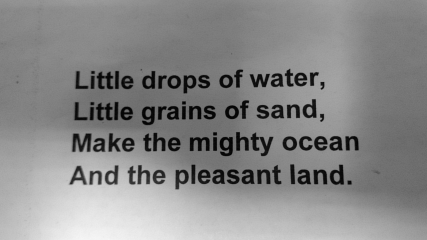
#> input picture Task 5/images/01.tif, 427 x 240 px; its folder holds only this picture in this run
$ jupyter execute Task5.ipynb
#> lines starting #> are read from the running program, lines starting #| are printed output that depends on the picture; long printed decimals are rounded
[cell 1]
import os
import cv2 as cv
import numpy as np
from time import time
import matplotlib.pyplot as plt

[cell 2]
images = []
for file in os.listdir("images"):
    image = cv.imread("images/" + file)
#> image is the input picture: shape (240, 427, 3); min 1, max 246, mean 136.7
    images.append(image)

[cell 3]
def get_harris_corners(img):
    gray = cv.cvtColor(img,cv.COLOR_BGR2GRAY)
    gray = np.float32(gray)
    dst = cv.cornerHarris(gray,2,3,0.2)
    dst = cv.dilate(dst,None)
    kps = (dst > 0.01 * dst.max()).nonzero()
    return np.transpose(dst[kps]), len(np.transpose(kps))

def get_sift_features(img):
    descriptor = cv.SIFT_create()
    (kps, features) = descriptor.detectAndCompute(img, None)
    return features, len(kps)

def get_orb_features(img):
    descriptor = cv.ORB_create()
    (kps, features) = descriptor.detectAndCompute(img, None)
    return features, len(kps)

[cell 4]
def get_images_features(images, method):
    images_features = []
    all_kps_len = 0
    for img in images:
        features, kps_len = method(img)
        images_features.append(features)
        all_kps_len += kps_len
#> this loop made 1 pass
#> pass 1, in get_harris_corners, `dst = cv.cornerHarris(gray,2,3,0.2)`:
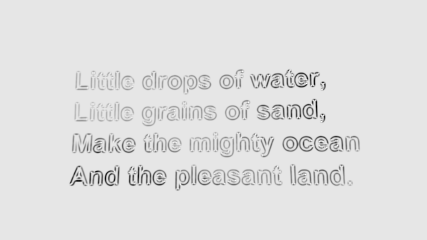
#> dst: shape (240, 427) float32; min -54200520, max 5789414, mean -1285789.8; drawn with min black and max white
#> pass 1, in get_harris_corners, `dst = cv.dilate(dst,None)`:
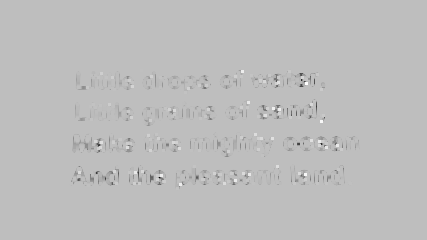
#> dst: shape (240, 427) float32; min -17149224, max 5789414, mean -88185.7; drawn with min black and max white
#> after the loop, all_kps_len = 1521; images_features = 1 item
    return images_features, all_kps_len

[cell 5]
t1 = time()
harris_features, kps_len = get_images_features(images, get_harris_corners)
#> harris_features = 1 item; kps_len = 1521
t2 = time()
print(f'Среднее время Harris: {np.round((t2 - t1) / kps_len * 1000, 6)} мсек/точка')
#| Среднее время Harris: 0.01025 мсек/точка

[cell 6]
t1 = time()
sift_features, kps_len = get_images_features(images, get_sift_features)
#> the loop in get_images_features (call 2), `for img in images:` made 1 pass
#> (kps_len, all_kps_len) on pass 1: (614, 614)
#> sift_features = 1 item; kps_len = 614
t2 = time()
print(f'Среднее время SIFT: {np.round((t2 - t1) / kps_len * 1000, 6)} мсек/точка')
#| Среднее время SIFT: 0.05732 мсек/точка

[cell 7]
t1 = time()
orb_features, kps_len = get_images_features(images, get_orb_features)
#> orb_features = 1 item; kps_len = 478
t2 = time()
print(f'Среднее время ORB: {np.round((t2 - t1) / kps_len * 1000, 6)} мсек/точка')
#| Среднее время ORB: 0.00621 мсек/точка

[cell 8]
def get_repeatability(features, norm=cv.NORM_L2):
#> called with norm = 4
    bruteforce = cv.BFMatcher(norm, crossCheck=True)
    repeatabilities = []
    for i, features1 in enumerate(features):
        repeats_count = np.zeros(len(features1))
        for j, features2 in enumerate(features):
            if i != j:
                matches = bruteforce.match(features1, features2)
                for match in matches:
                    repeats_count[match.queryIdx] += 1
        repeatability = (repeats_count / (len(features) - 1)).mean()
        repeatabilities.append(repeatability)
#> this loop made 1 pass
#> repeatability on pass 1: nan
#> after the loop, repeatabilities = [nan]
    return repeatabilities

[cell 9]
harris_repeatabilities = get_repeatability(harris_features)
#> harris_repeatabilities = [nan]
sift_repeatabilities = get_repeatability(sift_features)
#> the loop in get_repeatability (call 2), `for i, features1 in enumerate(features):` made 1 pass
#> sift_repeatabilities = [nan]
orb_repeatabilities = get_repeatability(orb_features, cv.NORM_HAMMING)
#> orb_repeatabilities = [nan]

[cell 10]
plt.figure(figsize=(15, 8))
plt.title('Возпроизводимости')
plt.plot(harris_repeatabilities, label='Harris')
plt.plot(sift_repeatabilities, label='SIFT')
plt.plot(orb_repeatabilities, label='ORB')

plt.xlabel("Изображение")
plt.ylabel("Возпроизводимость")
plt.legend()
plt.show()
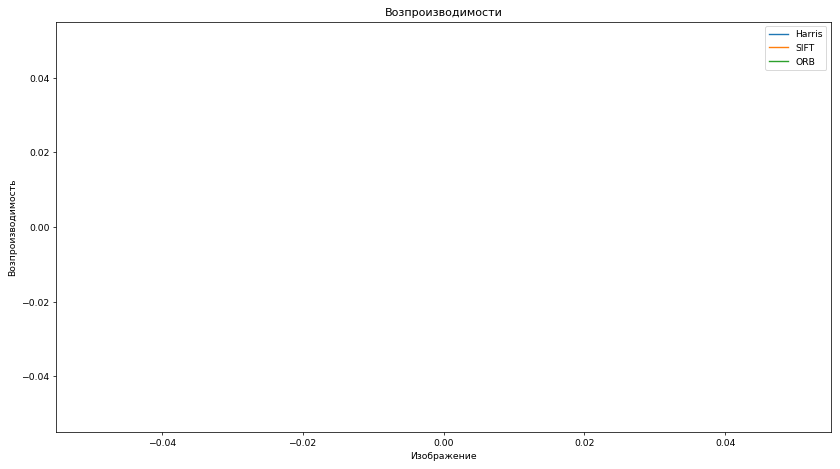
#> figure drawn by matplotlib, 1 panel

$ run again, on Task 5/images/06.tif
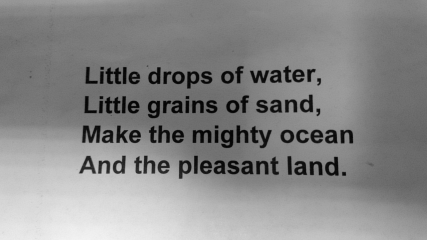
#> input picture Task 5/images/06.tif, 427 x 240 px
#> image is the input picture: shape (240, 427, 3); min 1, max 242, mean 136.1
#> the loop in get_images_features, `for img in images:` made 1 pass
#> pass 1, in get_harris_corners, `dst = cv.cornerHarris(gray,2,3,0.2)`:
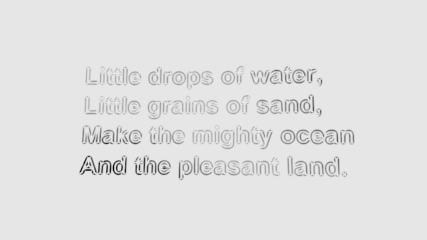
#> dst: shape (240, 427) float32; min -64385508, max 6955014, mean -1128886.5; drawn with min black and max white
#> pass 1, in get_harris_corners, `dst = cv.dilate(dst,None)`:
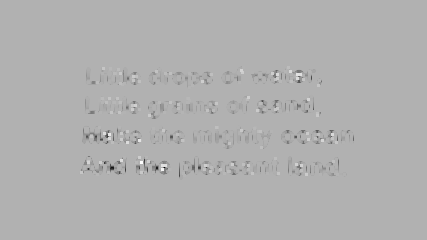
#> dst: shape (240, 427) float32; min -15912484, max 6955014, mean -82428.2; drawn with min black and max white
#> after the loop in get_images_features, `for img in images:`: all_kps_len = 1698; images_features = 1 item
#> `harris_features, kps_len = get_images_features(images, get_harris_corn..`: kps_len = 1698
#| Среднее время Harris: 0.009733 мсек/точка
#> the loop in get_images_features (call 2), `for img in images:` made 1 pass
#> (kps_len, all_kps_len) on pass 1: (600, 600)
#> `sift_features, kps_len = get_images_features(images, get_sift_features)`: sift_features = 1 item; kps_len = 600
#| Среднее время SIFT: 0.05919 мсек/точка
#> `orb_features, kps_len = get_images_features(images, get_orb_features)`: orb_features = 1 item; kps_len = 474
#| Среднее время ORB: 0.005972 мсек/точка
#> the loop in get_repeatability, `for i, features1 in enumerate(features):` made 1 pass
#> repeatability on pass 1: nan
#> after the loop in get_repeatability, `for i, features1 in enumerate(features):`: repeatabilities = [nan]
#> the loop in get_repeatability (call 2), `for i, features1 in enumerate(features):` made 1 pass
